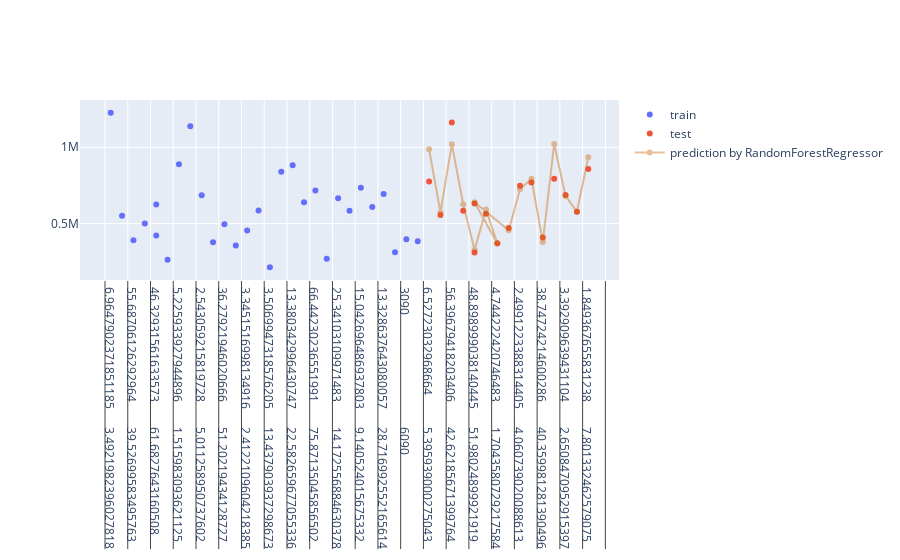

The cell this chart's notebook holds for it:
### Code cell
import numpy as np
import plotly.express as px
import plotly.graph_objects as go
from sklearn.linear_model import LinearRegression
from sklearn.model_selection import train_test_split
from sklearn.ensemble import RandomForestRegressor
X = data2.iloc[:,0:-1]

y =data2.iloc[:,-1]
X_train,X_test,y_train,y_test=train_test_split(X,y,test_size=0.3)
    #导入需要的模块

model = RandomForestRegressor()                   
model.fit(X_train, y_train)
x_range = np.linspace(0, 6200, 100)
y_range = model.predict(X_test)
print(y_range)
x1 = X_test.squeeze().copy()
fig = go.Figure([
    go.Scatter(x=X_train.squeeze(), y=y_train, name='train', mode='markers'),
    go.Scatter(x=X_test.squeeze(), y=y_test, name='test', mode='markers'),
    go.Scatter(x=x1, y=y_range, name='prediction by RandomForestRegressor',marker_color='rgba(200, 100, 1, 100.8)',opacity=0.4)
])
fig.show()

### Figure 1 — Plotly figure (JSON) as saved in the notebook; plotly's stock layout.template omitted (floating-point values rounded to 4 significant figures; data arrays with more than 128 entries replaced by an {"elided": "..."} marker saying what was removed)
{"data": [{"mode": "markers", "name": "train", "type": "scatter", "x": {"elided": "37x29 float values"}, "y": [1226000, 551200, 390400, 500800, 421700, 264300, 888000, 624900, 1137100, 685300, 378800, 496700, 356100, 455800, 586500, 214400, 840200, 882900, 640300, 717000, 270000, 666600, 583900, 735200, 608300, 694400, 312100, 397600, 385300, 828000, 262400, 894400, 298300, 1588400, 473100, 1419000, 423700]}, {"mode": "markers", "name": "test", "type": "scatter", "x": {"elided": "16x29 float values"}, "y": [775300, 555700, 1161400, 583600, 310900, 565000, 372000, 631200, 471900, 748200, 770100, 409900, 794400, 688100, 578600, 858500]}, {"marker": {"color": "rgba(200, 100, 1, 100.8)"}, "name": "prediction by RandomForestRegressor", "opacity": 0.4, "type": "scatter", "x": {"elided": "16x29 float values"}, "y": [986797, 574406, 1020120, 626581, 328248, 593159, 369857, 640529, 457080, 725473, 793994, 379527, 1021886, 679979, 579043, 934909]}], "layout": {}}
